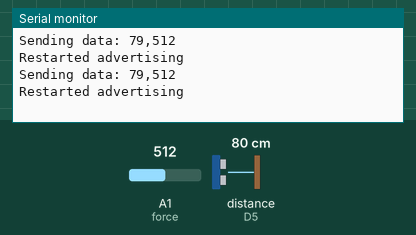
Recording of a sketch running on a simulated Arduino Nano 33 IoT. On the bench: the last lines printed to the serial monitor. Wiring (inferred from the names in the program): ultrasonic range finder: trigger D6; echo D5. Inputs (shaded band) come from the test bench; at power-on: distance to the obstacle (sensor on D5) 80 cm, A1 (force) = 512. The echo pulse lasts 58.3 µs per cm; nothing arrives over Bluetooth unless stated; a phone connects over Bluetooth LE 3 s after start.

Above: at 3.3 s.
3.4 s: distance to the obstacle (sensor on D5) set to 2 cm
At 5.9 s:
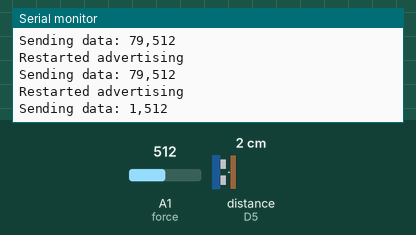
6.7 s: A1 (force) set to 716
At 8.2 s:
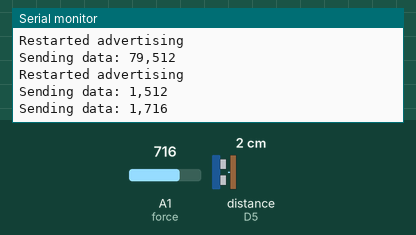
10.0 s: distance to the obstacle (sensor on D5) set to 4 cm
At 10.5 s:
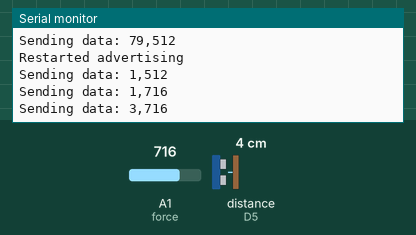
13.3 s: A1 (force) set to 900
At 16.3 s:
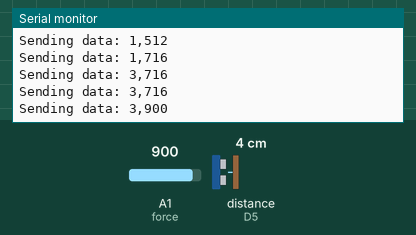
Timing chart, 0 to 17.6 s (numbered marks = the images above; inputs shaded):
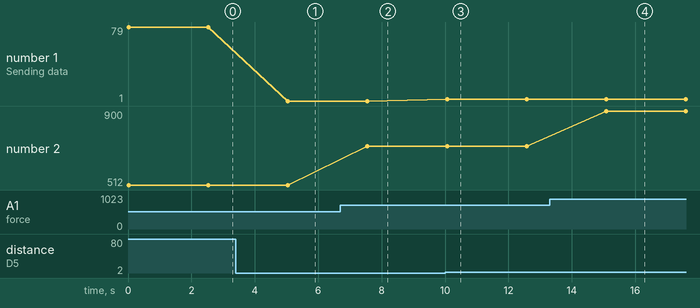

The sketch:

ParkingSeneor_may4a.ino
```cpp
#include <ArduinoBLE.h>

#define trigPin 6
#define echoPin 5
#define force A1

int data = 0;
float new_delay;
bool shouldAdvertise = true; // Control variable to handle advertising

BLEService parkingService("12345678-1234-5678-1234-56789abcdef0"); // create a BLE service
BLEStringCharacteristic distanceCharacteristic("abcdef12-3456-7890-1234-567890abcdef", BLENotify, 20);  // Max 20 bytes

void setup() {
  Serial.begin (9600);
  while (!Serial);
  pinMode(force, INPUT);
  pinMode(trigPin, OUTPUT);
  pinMode(echoPin, INPUT);

  // Initialize BLE
  if (!BLE.begin()) {
    Serial.println("starting BLE failed!");
    while (1);
  }

  Serial.println("Bluetooth initialized successfully");

  BLE.setLocalName("ParkingSensor");
  BLE.setAdvertisedServiceUuid(parkingService.uuid());
  parkingService.addCharacteristic(distanceCharacteristic);
  BLE.addService(parkingService);
  BLE.advertise();

  Serial.println("Bluetooth device active, waiting for connections...");
}

void loop() {
  int forceRead = analogRead(force);
  long distance = measureDistance();

  // Convert distance and forceRead into a comma-separated string
  String dataToSend = String(distance) + "," + String(forceRead);
  distanceCharacteristic.writeValue(dataToSend.c_str());

  Serial.print("Sending data: ");
  Serial.println(dataToSend);

  // Handle re-advertising
  if (!BLE.connected() && shouldAdvertise) {
    BLE.advertise();
    Serial.println("Restarted advertising");
  }

  delay(2500); // Delay for stability
}

long measureDistance() {
  digitalWrite(trigPin, LOW);
  delayMicroseconds(2);
  digitalWrite(trigPin, HIGH);
  delayMicroseconds(10);
  digitalWrite(trigPin, LOW);
  long duration = pulseIn(echoPin, HIGH);
  delay(10);
  return duration * 0.034 / 2;
}
```

Measured:
- after the input at 3.4 s, the serial monitor: prints a new line after 1.6 s (image 1)
- after the input at 6.7 s, the serial monitor: prints a new line after 0.85 s (image 2)
- after the input at 10.0 s, the serial monitor: prints a new line after 0.06 s (image 3)
- after the input at 13.3 s, the serial monitor: prints a new line after 1.8 s (image 4)
- plotted number 1: 79 → 1 after the input at 3.4 s, 1 → 3 after the input at 10.0 s
- plotted number 2: 512 → 716 after the input at 6.7 s, 716 → 900 after the input at 13.3 s
